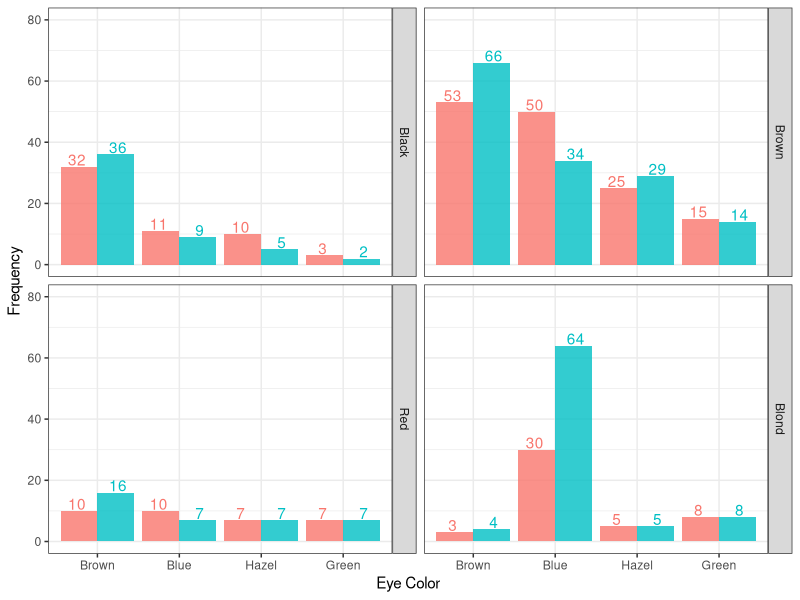
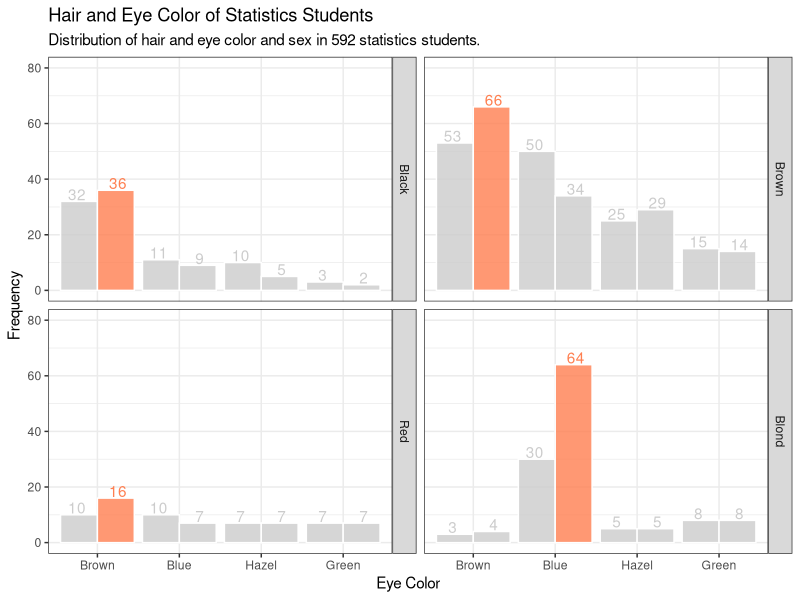
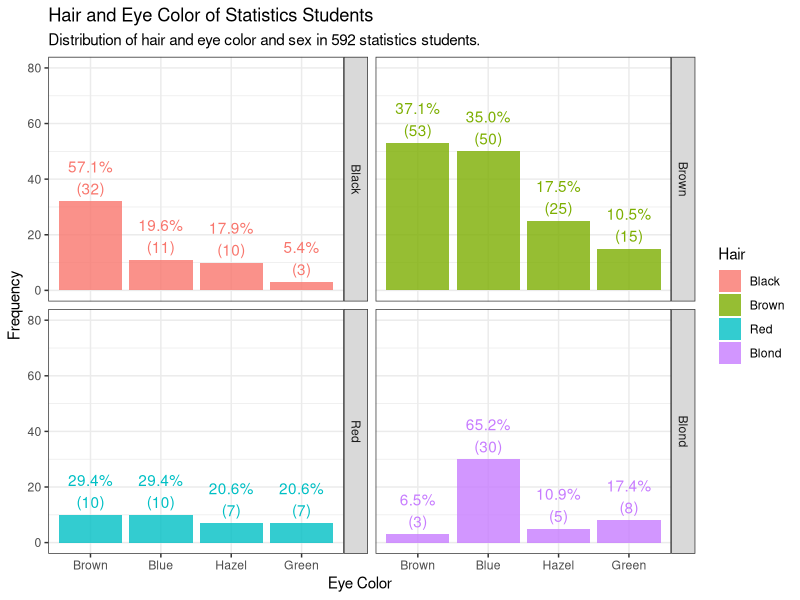
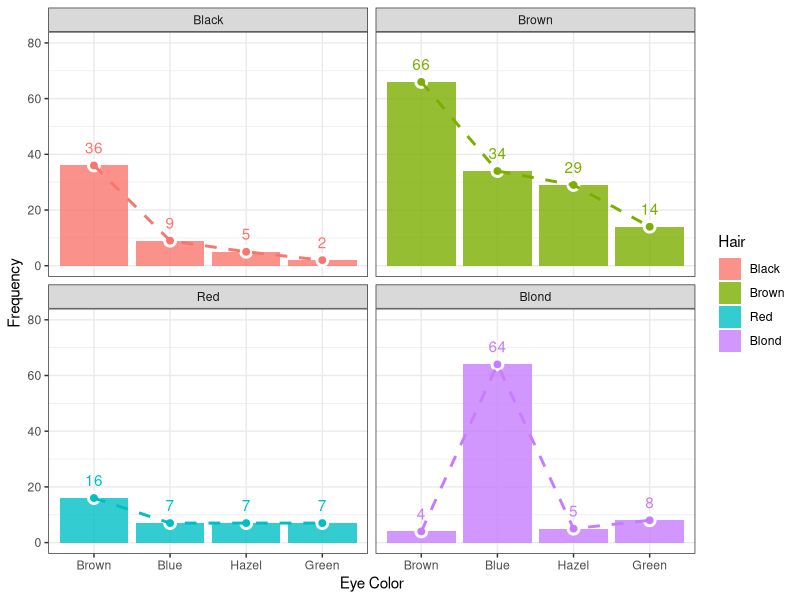
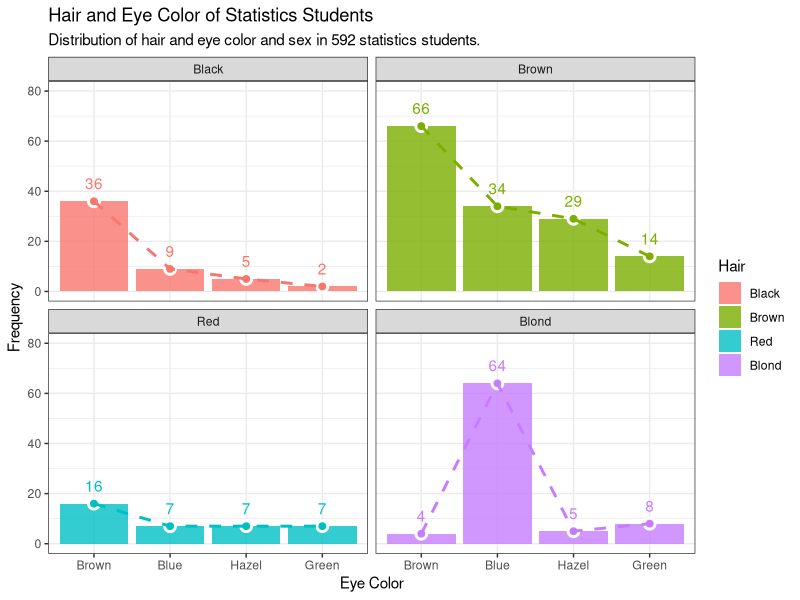

Here is the R script that generated these plots, in order:
## ---- chunk 1
graphics.off()
rm(list = ls())
gc()
## ---- chunk 2
library(tidyverse)
library(scales)

## ---- chunk 3
head(HairEyeColor)

## ---- chunk 4
df <- as.data.frame.table(HairEyeColor)
df

## ---- chunk 5
df |> 
  ggplot(aes(x = Eye, y = Freq, fill = Sex, label = Freq)) +
  geom_col(alpha = 0.8, position = "dodge", show.legend = FALSE) +
  geom_text(aes(color = Sex, group = Sex), position = position_dodge(width = 1), vjust = -0.1, show.legend = FALSE) +
  labs(x = "Eye Color", y = "Frequency") +
  facet_wrap(~ Hair, strip.position = c("right")) +
  scale_y_continuous(limits = c(0,80), breaks = seq(0,80,20)) +
  theme_bw()

## ---- chunk 6
df |> 
  group_by(Hair) |> 
  mutate(Chk = max(Freq) == Freq) |> 
  ggplot(aes(x = Eye, y = Freq, label = Freq, group = Sex)) +
  geom_col(aes(fill = Chk), color = "white", alpha = 0.8, position = "dodge", show.legend = FALSE) +
  geom_text(aes(color = Chk, group = Sex), position = position_dodge(width = 1), vjust = -0.1, show.legend = FALSE) +
  labs(title = "Hair and Eye Color of Statistics Students",
       subtitle = "Distribution of hair and eye color and sex in 592 statistics students.", 
       x = "Eye Color", y = "Frequency") +
  facet_wrap(~ Hair, strip.position = c("right")) +
  scale_y_continuous(limits = c(0,80), breaks = seq(0,80,20)) +
  scale_fill_manual(values = c("gray80","coral")) +
  scale_color_manual(values = c("gray80", "coral")) +
  theme_bw()

## ---- chunk 7
df |> 
  filter(Sex == "Male") |> 
  group_by(Hair) |> 
  mutate(Ratio = Freq / sum(Freq)) |> 
  ggplot(aes(x = Eye, y = Freq, fill = Hair, label = Ratio)) +
  geom_col(alpha = 0.8) +
  # geom_text(aes(label = paste(round(Ratio*100,1), "%"), color = Hair), vjust = -0.1) +
  geom_text(aes(label = paste0(scales::percent(round(Ratio,3)),"\n","(",Freq,")"), color = Hair), 
            vjust = -0.2, hjust = 0.5, show.legend = FALSE) +
  labs(title = "Hair and Eye Color of Statistics Students",
       subtitle = "Distribution of hair and eye color and sex in 592 statistics students.", 
       x = "Eye Color", y = "Frequency") +
  facet_wrap(~ Hair, strip.position = c("right")) +
  scale_y_continuous(limits = c(0,80), breaks = seq(0,80,20)) +
  theme_bw()
  
## ---- chunk 8
df |> 
  filter(Sex == "Female") |> 
  ggplot(aes(x = Eye, y = Freq, fill = Hair, label = Freq)) +
  geom_col(alpha = 0.8) +
  geom_point(color = "white", size = 4, show.legend = FALSE) +
  geom_point(aes(color = Hair), size = 2, show.legend = FALSE) +
  geom_path(aes(group = Hair, color = Hair), lty = 2, linewidth = 1, show.legend = FALSE) +
  geom_text(aes(color = Hair), vjust = -1.0, show.legend = FALSE) +
  labs(x = "Eye Color", y = "Frequency") +
  facet_wrap(~ Hair) +
  scale_y_continuous(limits = c(0,80), breaks = seq(0,80,20)) +
  theme_bw()

## ---- chunk 9
df |> 
  filter(Sex == "Female") |> 
  ggplot(aes(x = Eye, y = Freq, fill = Hair, label = Freq)) +
  geom_col(alpha = 0.8) +
  geom_point(color = "white", size = 4, show.legend = FALSE) +
  geom_point(aes(color = Hair), size = 2, show.legend = FALSE) +
  geom_path(aes(group = Hair, color = Hair), lty = 2, linewidth = 1, show.legend = FALSE) +
  geom_text(aes(color = Hair), vjust = -1.0, show.legend = FALSE) +
  labs(title = "Hair and Eye Color of Statistics Students",
       subtitle = "Distribution of hair and eye color and sex in 592 statistics students.", 
       x = "Eye Color", y = "Frequency") +
  facet_wrap(~ Hair) +
  scale_y_continuous(limits = c(0,80), breaks = seq(0,80,20)) +
  theme_bw()

## ---- chunk 10
ggsave("image.png")
## ---- chunk 11
sessionInfo()
